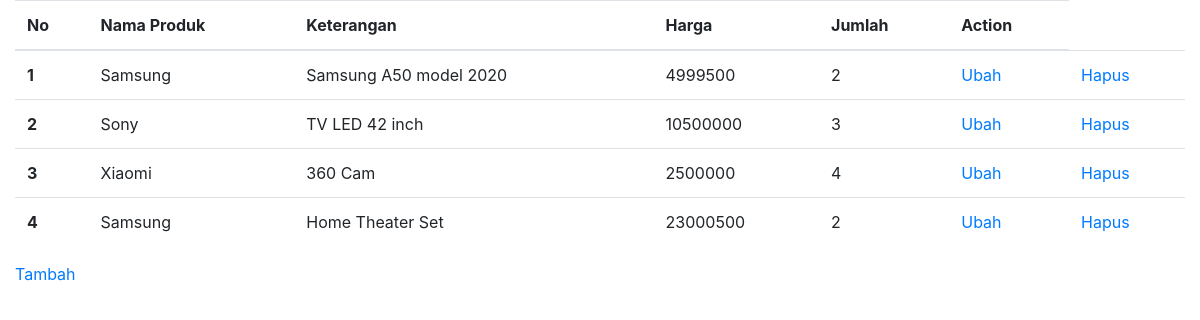
The page / on the database its author committed.
### tables this page shows
CREATE TABLE `produk` (
  `id` int(11) NOT NULL,
  `nama_produk` varchar(255) DEFAULT NULL,
  `keterangan` varchar(255) DEFAULT NULL,
  `harga` int(11) DEFAULT NULL,
  `jumlah` int(11) DEFAULT NULL
);

### index.php (the view, shortened to what this page needs)
<?php
require 'config.php';
$query = "select * from produk";
$result = mysqli_query($conn, $query);
?>
<!DOCTYPE html>
<html lang="en">
<head>
    <link rel="stylesheet" href="https://stackpath.bootstrapcdn.com/bootstrap/4.5.1/css/bootstrap.min.css">
</head>
<body>
    <div class="container-fluid">
        <table class="table">
            <thead>
                <tr>
                    <th scope="col">No</th>
                    <th scope="col">Nama Produk</th>
                    <th scope="col">Keterangan</th>
                    <th scope="col">Harga</th>
                    <th scope="col">Jumlah</th>
                    <th scope="col">Action</th>
                </tr>
            </thead>
            <tbody>
                <?php
                $i = 1;
                while ($data = mysqli_fetch_array($result)) {
                    echo '
                    <tr>
                    <th scope="row">' . $i . '</th>
                    <td>' . $data["nama_produk"] . '</td>
                    <td>' . $data["keterangan"] . '</td>
                    <td>' . $data["harga"] . '</td>
                    <td>' . $data["jumlah"] . '</td>
                    <td><a href="ubah.php?id=' . $data["id"] . '">Ubah</a></td>
                    <td><a href="hapus.php?id=' . $data["id"] . '">Hapus</a></td>
                    </tr>
                    ';
                    $i++;
                } ?>
            </tbody>
        </table>
        <a href="tambah.php">Tambah</a>
    </div>
</body>
</html>

### rows shown on the page
produk: nama_produk "Samsung", keterangan "Samsung A50 model 2020", harga "4999500", jumlah "2"
produk: nama_produk "Sony", keterangan "TV LED 42 inch", harga "10500000", jumlah "3"
produk: nama_produk "Xiaomi", keterangan "360 Cam", harga "2500000", jumlah "4"
produk: nama_produk "Samsung", keterangan "Home Theater Set", harga "23000500", jumlah "2"
